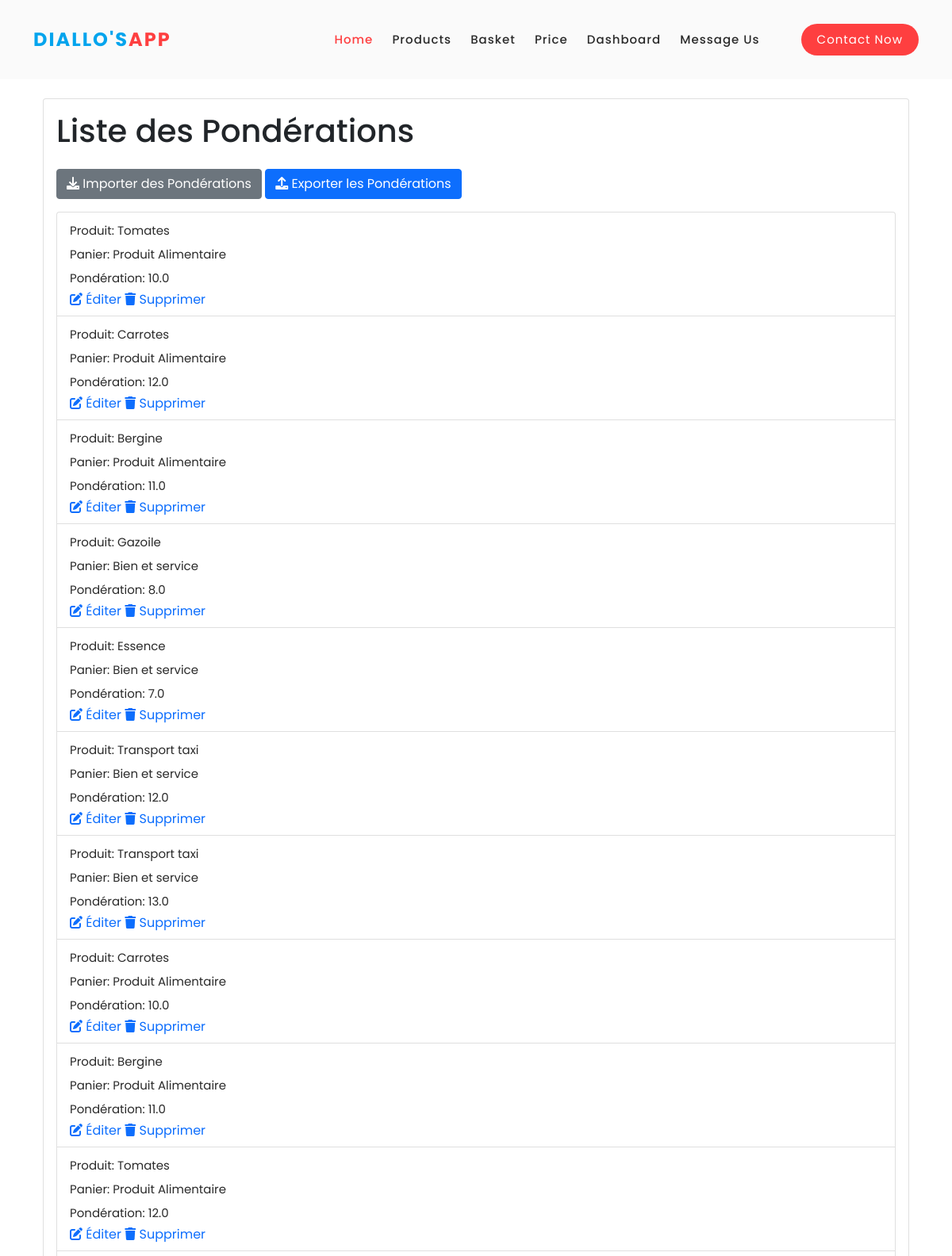
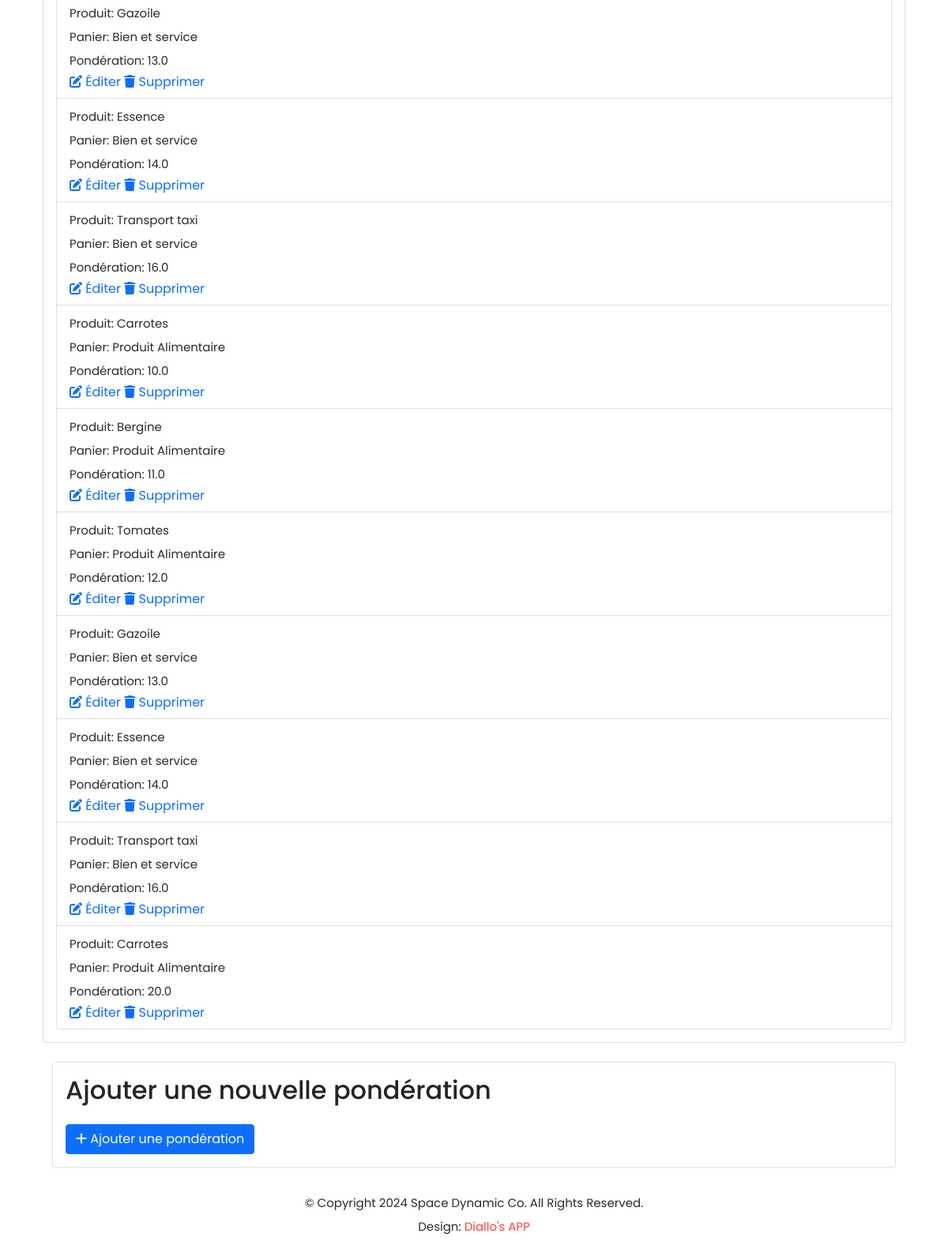
The page /ponderations/ on the database its author committed (2 pictures, top to bottom).
### gestion_produits/models.py (models this page shows, shortened)
class Ponderation(models.Model):
    DEFAULT_PONDERATION = 0.0
    product = models.ForeignKey(Product, on_delete=models.CASCADE)
    panier = models.ForeignKey(Panier, on_delete=models.CASCADE)
    ponderation = models.FloatField(default=DEFAULT_PONDERATION)

class Product(models.Model):
    DEFAULT_CODE = 'DEFAULT_CODE'
    DEFAULT_NAME = 'DEFAULT_NAME'
    DEFAULT_DESCRIPTION = 'DEFAULT_DESCRIPTION'
    code_name = models.CharField(max_length=100, default=DEFAULT_CODE)
    name = models.CharField(max_length=100, default=DEFAULT_NAME)
    description = models.TextField(default=DEFAULT_DESCRIPTION)
    family = models.ForeignKey(Family, on_delete=models.CASCADE)

class Panier(models.Model):
    DEFAULT_CODE_PANIER = 'DEFAULT_CODE_PANIER'
    DEFAULT_LABEL = 'DEFAULT_LABEL'
    DEFAULT_DESCRIPTION = 'DEFAULT_DESCRIPTION'
    code_panier = models.CharField(max_length=100, default=DEFAULT_CODE_PANIER)
    label = models.CharField(max_length=100, default=DEFAULT_LABEL)
    description = models.TextField(default=DEFAULT_DESCRIPTION)
    products = models.ManyToManyField(Product, through='Ponderation')

### gestion_produits/views.py (the view)
# urls.py: path('ponderations/', views.ponderation_list, name='ponderation_list'),
def ponderation_list(request):
    ponderations = Ponderation.objects.all()
    return render(request, 'ponderation_list.html', {'ponderations': ponderations})

### gestion_produits/templates/ponderation_list.html (shortened to what this page needs)
{% extends 'base.html' %}
{% block content %}
<div class="container mt-5" style="padding-top: 2cm;">
    <div class="card">
        <div class="card-body">
            <h1 class="card-title mb-4">Liste des Pondérations</h1>
            <a href="{% url 'ponderation_import' %}" class="btn btn-secondary mb-3">
                <i class="fas fa-download"></i> Importer des Pondérations
            </a>
            <a href="{% url 'ponderation_export' %}" class="btn btn-primary mb-3">
                <i class="fas fa-upload"></i> Exporter les Pondérations
            </a>
            <ul class="list-group">
                {% for ponderation in ponderations %}
                    <li class="list-group-item">
                        <p>Produit: {{ ponderation.product.name }}</p>
                        <p>Panier: {{ ponderation.panier.label }}</p>
                        <p>Pondération: {{ ponderation.ponderation }}</p>
                        <a href="{% url 'ponderation_edit' pk=ponderation.pk %}">
                            <i class="fas fa-edit"></i> Éditer
                        </a>
                        <a href="{% url 'ponderation_delete' pk=ponderation.pk %}">
                            <i class="fas fa-trash"></i> Supprimer
                        </a>
                    </li>
                {% empty %}
                    <li class="list-group-item">Aucune pondération disponible pour le moment.</li>
                {% endfor %}
            </ul>
        </div>
    </div>
    <div class="container mt-4">
        <div class="card">
            <div class="card-body">
                <h2 class="card-title mb-4">Ajouter une nouvelle pondération</h2>
                <a href="{% url 'ponderation_add' %}" class="btn btn-primary">
                    <i class="fas fa-plus"></i> Ajouter une pondération
                </a>
            </div>
        </div>
    </div>
</div>
{% endblock %}

### gestion_produits/static/assets/css/templatemo-space-dynamic.css (style rules this page uses)
html, body, div, span, applet, object, iframe, h1, h2, h3, h4, h5, h6, p, blockquote, div pre, a, abbr, acronym, address, big, cite, code, del, dfn, em, font, img, ins, kbd, q, s, samp, small, strike, strong, sub, sup, tt, var, b, u, i, center, dl, dt, dd, ol, ul, li, figure, header, nav, section, article, aside, footer, figcaption { margin: 0; padding: 0; border: 0; outline: 0; }
ul, li { padding: 0; margin: 0; list-style: none; }
* { box-sizing: border-box; }
html, body { font-family: 'Poppins', sans-serif; font-weight: 400; background-color: #fff; -ms-text-size-adjust: 100%; -webkit-font-smoothing: antialiased; -moz-osx-font-smoothing: grayscale; }
a { text-decoration: none !important; }
h1, h2, h3, h4, h5, h6 { margin-top: 0px; margin-bottom: 0px; }
ul { margin-bottom: 0px; }
p { font-size: 15px; line-height: 30px; color: #2a2a2a; }
html, body { background: #fff; font-family: 'Poppins', sans-serif; }

### rows shown on the page
Ponderation: product.name "Tomates", panier.label "Produit Alimentaire", ponderation "10.0"
Ponderation: product.name "Carrotes", panier.label "Produit Alimentaire", ponderation "12.0"
Ponderation: product.name "Bergine", panier.label "Produit Alimentaire", ponderation "11.0"
Ponderation: product.name "Gazoile", panier.label "Bien et service", ponderation "8.0"
Ponderation: product.name "Essence", panier.label "Bien et service", ponderation "7.0"
Ponderation: product.name "Transport taxi", panier.label "Bien et service", ponderation "12.0"
Ponderation: product.name "Transport taxi", panier.label "Bien et service", ponderation "13.0"
Ponderation: product.name "Carrotes", panier.label "Produit Alimentaire", ponderation "10.0"
Ponderation: product.name "Bergine", panier.label "Produit Alimentaire", ponderation "11.0"
Ponderation: product.name "Tomates", panier.label "Produit Alimentaire", ponderation "12.0"
Ponderation: product.name "Gazoile", panier.label "Bien et service", ponderation "13.0"
Ponderation: product.name "Essence", panier.label "Bien et service", ponderation "14.0"
Ponderation: product.name "Transport taxi", panier.label "Bien et service", ponderation "16.0"
Ponderation: product.name "Carrotes", panier.label "Produit Alimentaire", ponderation "10.0"
Ponderation: product.name "Bergine", panier.label "Produit Alimentaire", ponderation "11.0"
Ponderation: product.name "Tomates", panier.label "Produit Alimentaire", ponderation "12.0"
Ponderation: product.name "Gazoile", panier.label "Bien et service", ponderation "13.0"
Ponderation: product.name "Essence", panier.label "Bien et service", ponderation "14.0"
Ponderation: product.name "Transport taxi", panier.label "Bien et service", ponderation "16.0"
Ponderation: product.name "Carrotes", panier.label "Produit Alimentaire", ponderation "20.0"
